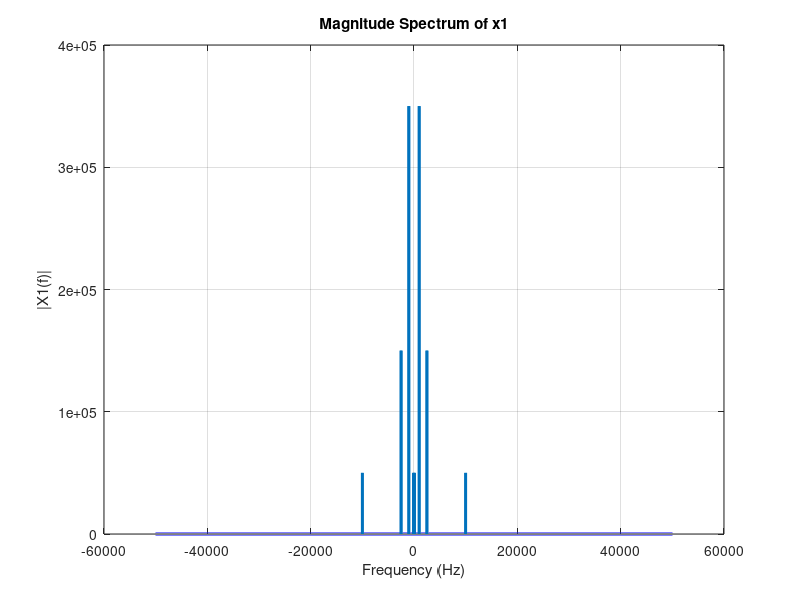
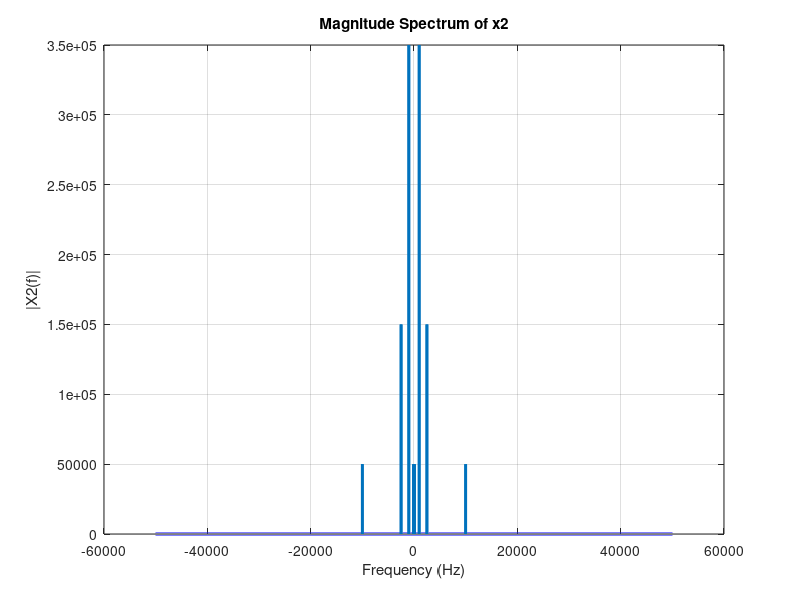

These figures' MATLAB source, in order: (Note: this script raises an error after producing the figures.)
% polyphase channelizer development with Andrew's book
close all; clear; clc; fig_n = 0;

%%%%%%%%%%%%%%%%%%%%%%%%%%%%%%%%%%%%%%%%%%%%%%%%%%%%%%%%%%%%%%%%%%%%%%%%%%%
% Channelizer Parameters
Fs_in = 100000; % 0-24kHz range
K = 8; % number of channels
D = 8; % number of decimations
% Prototype Filter
wp = pi/K-pi/100;
ws = pi/K+pi/100;
rp = 0.1;
rs = 100;
%%%%%%%%%%%%%%%%%%%%%%%%%%%%%%%%%%%%%%%%%%%%%%%%%%%%%%%%%%%%%%%%%%%%%%%%%%%


%%%%%%%%%%%%%%%%%%%%%%%%%%%%%%%%%%%%%%%%%%%%%%%%%%%%%%%%%%%%%%%%%%%%%%%%%%%
% Input Signal Declaration
t = 0:1/Fs_in:1-1/Fs_in;
L = length(t);

f_vec = [100 1000 2500 10000]';
A_vec = [1 7 3 1]';
x1 = sum(A_vec.*cos(2*pi*f_vec.*t));
%x1 = cos(2*pi*100.*t);
x2 = sum(A_vec.*sin(2*pi*f_vec.*t));
%x2 = sin(2*pi*100.*t);

DFT1 = fft(x1);
DFT2 = fft(x2);
DFT1 = fftshift(DFT1);
DFT2 = fftshift(DFT2);

f_axis = (-L/2:L/2-1)*(Fs_in/L); % Hz

fig_n = fig_n + 1;
figure(fig_n);
plot(f_axis, abs(DFT1), 'LineWidth', 2)
title('Magnitude Spectrum of x1')
xlabel('Frequency (Hz)')
ylabel('|X1(f)|')
grid on

fig_n = fig_n + 1;
figure(fig_n);
plot(f_axis, abs(DFT2), 'LineWidth', 2)
title('Magnitude Spectrum of x2')
xlabel('Frequency (Hz)')
ylabel('|X2(f)|')
grid on

%%%%%%%%%%%%%%%%%%%%%%%%%%%%%%%%%%%%%%%%%%%%%%%%%%%%%%%%%%%%%%%%%%%%%%%%%%%


%%%%%%%%%%%%%%%%%%%%%%%%%%%%%%%%%%%%%%%%%%%%%%%%%%%%%%%%%%%%%%%%%%%%%%%%%%%
% Generate prototype filter
% Plot prototype filter
h0 = gen_firpm_first_order_h('low', wp, ws, rp, rs);
h0 = [h0 zeros(1, mod(-length(h0), K))];
[H0,w] = freqz(h0,1,4096);         % Frequency response

% Generate channel filters
n = 0:length(h0)-1;
k = (0:K-1)';
modulated_vector = exp(1j*2*pi*(k)*n/K); % no negative here to match idft
shifted_filters = modulated_vector .* h0;

fig_n = fig_n + 1;
figure(fig_n);
hold on
for channel_index = 1:K
    H = freqz(shifted_filters(channel_index,:),1,4096,'whole');
    H = fftshift(H);
    w = linspace(-pi,pi,length(H));
    plot(w*Fs_in/2/pi,20*log10(abs(H)))
end
legend(string(1:K));
grid on
xlabel('Normalized Frequency (\times\pi rad/sample)')
ylabel('Magnitude (dB)')
title('Channelized Filter Responses')
%%%%%%%%%%%%%%%%%%%%%%%%%%%%%%%%%%%%%%%%%%%%%%%%%%%%%%%%%%%%%%%%%%%%%%%%%%%


%%%%%%%%%%%%%%%%%%%%%%%%%%%%%%%%%%%%%%%%%%%%%%%%%%%%%%%%%%%%%%%%%%%%%%%%%%%
% Apply Polyphase FFT Channelizer
ROM = genPolyphaseROM(h0, K, 'clockwise');
[I_output, Q_output] = applyPolyphaseFFTChannelizer(ROM, x1, x2, K);

Ts = 1/(Fs_in * K);
symbol_axis = (0:size(I_output,2)-1) * Ts;

% Loop over channels and plot each one
for ch = 1:K/2+1
    fig_n = stemplot(fig_n, symbol_axis, I_output(ch,:), ['I\_output Channel ' num2str(ch)], 'Time (s)', 'Magnitude');
end
for ch = 1:K/2+1
    fig_n = stemplot(fig_n, symbol_axis, Q_output(ch,:), ['Q\_output Channel ' num2str(ch)], 'Time (s)', 'Magnitude');
end
%%%%%%%%%%%%%%%%%%%%%%%%%%%%%%%%%%%%%%%%%%%%%%%%%%%%%%%%%%%%%%%%%%%%%%%%%%%

%%
%%%%%%%%%%%%%%%%%%%%%%%%%%%%%%%%%%%%%%%%%%%%%%%%%%%%%%%%%%%%%%%%%%%%%%%%%%%
% Apply Inverse Polyphase FFT Channelizer
ROM = genPolyphaseROM(h0, K, 'counter-clockwise');
[I_output, Q_output] = applyPolyphaseIFFTInverseChannelizer(ROM, I_output, Q_output, K);

I_output = K^2 * I_output;
Q_output = K^2 * Q_output;

Ts = 1/(Fs_in);
symbol_axis = (0:length(I_output)-1) * Ts;

% Plot output channels
fig_n = stemplot(fig_n, symbol_axis, x1, 'x1', 'Time (s)', 'Magnitude');
fig_n = stemplot(fig_n, symbol_axis, I_output, 'I_output Channel', 'Time (s)', 'Magnitude');
fig_n = stemplot(fig_n, symbol_axis, x2, 'x2', 'Time (s)', 'Magnitude');
fig_n = stemplot(fig_n, symbol_axis, Q_output, 'Q_output Channel', 'Time (s)', 'Magnitude');

%%%%%%%%%%%%%%%%%%%%%%%%%%%%%%%%%%%%%%%%%%%%%%%%%%%%%%%%%%%%%%%%%%%%%%%%%%%
